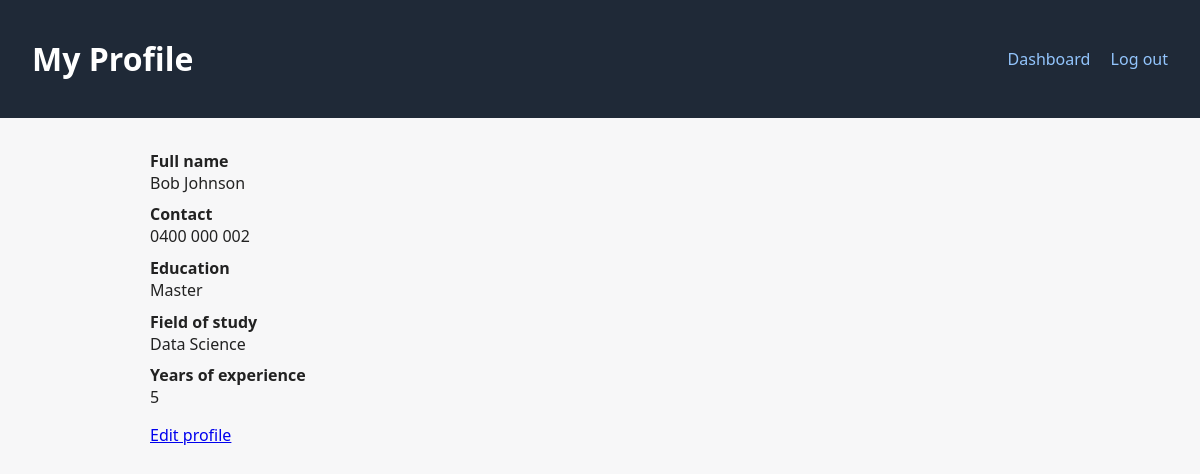
Screenshot of /candidate/profile.php (signed in) with the database file from the repository.
### tables this page shows
CREATE TABLE candidates (
    user_id              INT PRIMARY KEY,
    full_name            VARCHAR(255) NOT NULL,
    contact              VARCHAR(255),
    education            VARCHAR(255),
    field_of_study       VARCHAR(255),
    years_experience     INT DEFAULT 0,
    skills               TEXT,
    work_experience      TEXT,
    preferred_work_mode  ENUM('Remote','On-site','Hybrid','Any') NOT NULL DEFAULT 'Any',
    preferred_location   VARCHAR(255),
    FOREIGN KEY (user_id) REFERENCES users(id) ON DELETE CASCADE
);

### bootstrap.php (called while the page is built, shortened)
<?php
spl_autoload_register(function (string $class): void {
    $prefixes = [
        'App\\'   => __DIR__ . '/src/',
        'Tests\\' => __DIR__ . '/tests/',
    ];
    foreach ($prefixes as $prefix => $baseDir) {
        if (str_starts_with($class, $prefix)) {
            $relative = substr($class, strlen($prefix));
            $file = $baseDir . str_replace('\\', '/', $relative) . '.php';
            return;
        }
    }
});

### src/Session.php (called while the page is built, shortened)
<?php
class Session
{
    public static function get(string $key, $default = null)
    {
        return $_SESSION[$key] ?? $default;
    }
    public static function userId(): ?int
    {
        $id = self::get('user_id');
        return $id ? (int)$id : null;
    }
}

### src/Database.php (called while the page is built, shortened)
<?php
class Database
{
    private static ?PDO $pdo = null;
    public static function connection(): PDO
    {
        if (self::$pdo === null) {
            $config = require __DIR__ . '/../config/config.php';
            $dsn = sprintf(
                'mysql:host=%s;dbname=%s;charset=utf8mb4',
                $config['db_host'],
                $config['db_name']
            );
            try {
                self::$pdo = new PDO($dsn, $config['db_user'], $config['db_pass'], [
                    PDO::ATTR_ERRMODE            => PDO::ERRMODE_EXCEPTION,
                    PDO::ATTR_DEFAULT_FETCH_MODE => PDO::FETCH_ASSOC,
                    PDO::ATTR_EMULATE_PREPARES   => false,
                ]);
            } catch (PDOException $e) {
                http_response_code(500);
                die('Database connection failed: ' . htmlspecialchars($e->getMessage()));
            }
        }
        return self::$pdo;
    }
}

### src/CandidateRepository.php (called while the page is built, shortened)
<?php
class CandidateRepository
{
    public static function findByUserId(int $userId): ?array
    {
        $stmt = Database::connection()->prepare(
            'SELECT * FROM candidates WHERE user_id = ? LIMIT 1'
        );
        $stmt->execute([$userId]);
        $row = $stmt->fetch();
        return $row ?: null;
    }
}

### candidate/profile.php (the view, shortened to what this page needs)
<?php
require_once __DIR__ . '/../bootstrap.php';
$profile = CandidateRepository::findByUserId(Session::userId());
?>
<!DOCTYPE html>
<html lang="en">
<head>
    <link rel="stylesheet" href="../assets/css/style.css">
</head>
<body>
<header>
    <h1>My Profile</h1>
    <nav>
        <a href="../candidate/dashboard.php">Dashboard</a>
        <a href="../logout.php">Log out</a>
    </nav>
</header>
<main>
    <?php if (!$profile): ?>
        <p>You haven't created a profile yet.</p>
        <p><a href="edit_profile.php">Create profile</a></p>
    <?php else: ?>
        <dl class="profile">
            <dt>Full name</dt>      <dd><?= htmlspecialchars($profile['full_name']) ?></dd>
            <dt>Contact</dt>        <dd><?= htmlspecialchars($profile['contact']) ?></dd>
            <dt>Education</dt>      <dd><?= htmlspecialchars($profile['education']) ?></dd>
            <dt>Field of study</dt> <dd><?= htmlspecialchars($profile['field_of_study']) ?></dd>
            <dt>Years of experience</dt> <dd><?= (int)$profile['years_experience'] ?></dd>
        </dl>
        <p><a href="edit_profile.php">Edit profile</a></p>
    <?php endif; ?>
</main>
</body>
</html>

### assets/css/style.css (style rules this page uses)
body { font-family: system-ui, -apple-system, sans-serif; margin: 0; color: #222; background: #f7f7f8; }
header { background: #1f2937; color: white; padding: 1rem 2rem; display: flex; justify-content: space-between; align-items: center; }
header nav a { color: #93c5fd; margin-left: 1rem; text-decoration: none; }
main { max-width: 900px; margin: 2rem auto; padding: 0 1rem; }
dl.profile dt { font-weight: bold; margin-top: 0.6rem; }
dl.profile dd { margin: 0 0 0.4rem 0; }

### rows the page displays
candidates: full_name "Bob Johnson", contact "0400 000 002", education "Master", field_of_study "Data Science", years_experience "5"
